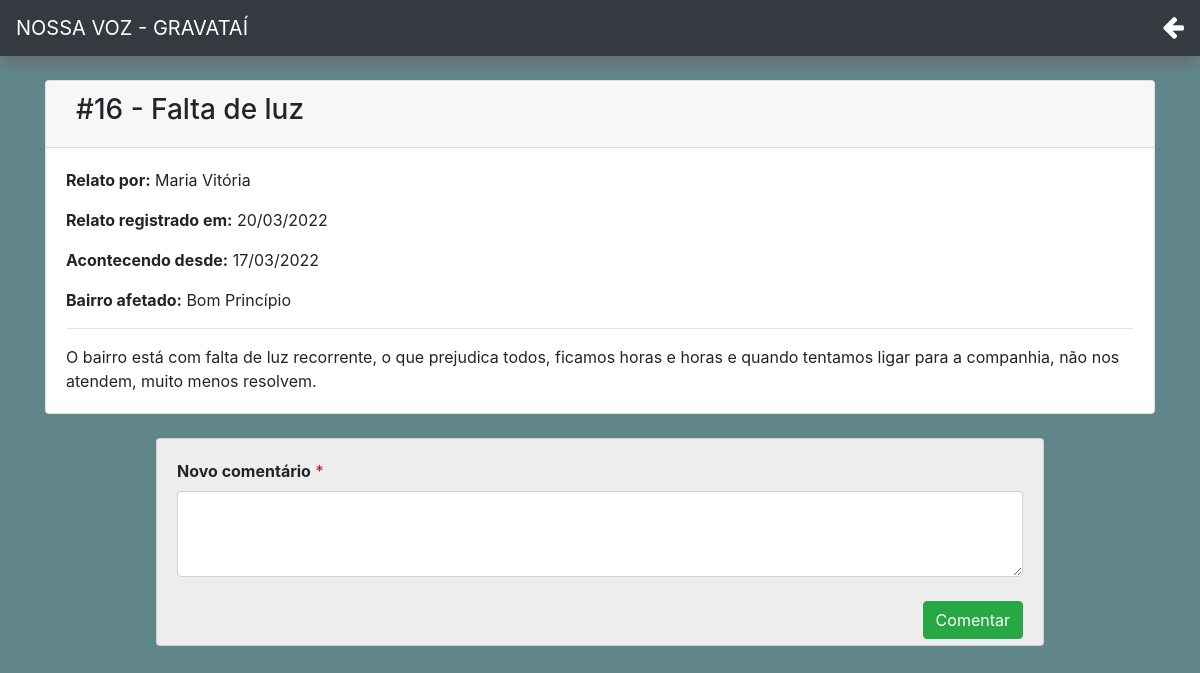
The page /tela/chamado_especifico.php?cod=16 (signed in) on the database its author committed.
### tables this page shows
CREATE TABLE `chamado` (
  `chamado_cod` int(11) NOT NULL,
  `chamado_titulo` varchar(300) NOT NULL,
  `chamado_descricao` longtext NOT NULL,
  `chamado_bairro` mediumtext NOT NULL,
  `chamado_data_relato` date NOT NULL,
  `chamado_data_acontecimento` date NOT NULL,
  `chamado_usuario` int(11) NOT NULL
);

CREATE TABLE `usuario` (
  `usuario_cod` int(11) NOT NULL,
  `usuario_nome` varchar(60) NOT NULL,
  `usuario_email` varchar(100) NOT NULL,
  `usuario_senha` varchar(200) NOT NULL
);

### tela/chamado_especifico.php (the view, shortened to what this page needs)
<?php
	include_once("../php/conexao.php");
	$chamado_cod = $_GET['cod'];
	$select_chamado_especifico = mysqli_query($conexao,"select * from chamado where chamado_cod = $chamado_cod");
	while ($c = $select_chamado_especifico -> fetch_array()) {
		$chamado_cod = $c['chamado_cod'];
		$chamado_titulo = $c['chamado_titulo'];
		$chamado_descricao = $c['chamado_descricao'];
		$chamado_bairro = $c['chamado_bairro'];
		$chamado_data_relato = $c['chamado_data_relato'];
		$chamado_data_acontecimento = $c['chamado_data_acontecimento'];
		$chamado_usuario = $c['chamado_usuario'];
		$select_nome = mysqli_query($conexao,"select * from usuario where usuario_cod = '$chamado_usuario'");
		while ($u = $select_nome -> fetch_array()) {
			$usuario_nome = $u['usuario_nome'];
		}
	}
	?>
<!DOCTYPE html>
<html lang="pt-br" dir="ltr">
	<head>
		<link rel="stylesheet" href="https://stackpath.bootstrapcdn.com/bootstrap/4.5.2/css/bootstrap.min.css"/>
		<link rel="stylesheet" href="../css/feed.css">
		<link rel="stylesheet" href="../css/geral.css">
		<link rel="stylesheet" href="https://cdnjs.cloudflare.com/ajax/libs/font-awesome/4.7.0/css/font-awesome.min.css">
	</head>
	<body>
		<nav class="navbar navbar-expand-lg bg-dark">
			<a class="navbar-brand text-white" href="index.php">NOSSA VOZ - GRAVATAÍ</a>
			<ul class="navbar-nav ml-auto">
				<li class="nav-item">
					<a href="index.php" class="menu text-white icon">
					<i class="fa fa-arrow-left"></i>
					</a>
				</li>
			</ul>
		</nav>
		<br>
		<section>
			<div class="container">
				<div class="card">
					<div class="card-header">
						<div class="d-inline float-left text-black">
							<h3>#<?php echo $chamado_cod ?> - <?php echo $chamado_titulo ?></h3>
						</div>
					</div>
					<div class="card-body">
						<p><b>Relato por:</b><?php echo $usuario_nome	; ?></p>
						<p><b>Relato registrado em:</b> <?php echo date("d/m/Y", strtotime($chamado_data_relato)) ?></p>
						<p><b>Acontecendo desde:</b> <?php echo date("d/m/Y", strtotime($chamado_data_acontecimento)) ?></p>
						<p><b>Bairro afetado:</b> <?php echo $chamado_bairro ?></p>
						<hr>
						<?php echo nl2br($chamado_descricao); ?>
					</div>
				</div>
				<br>
			</div>
			<div class="container">
				<div class="card comentario">
					<form action="../php/comentario/cadastrar_comentario.php" method="post">
						<div class="card-body">
							<label for="chamado_comentario"><b>Novo comentário</b></label> <span class="obrigatorio">*</span><br>
							<textarea name="comentario_descricao" rows="3" cols="60" class="form-control" value="" required></textarea>
							<br>
							<button type="submit" class="btn btn-success float-right">Comentar</button>
							<br>
						</div>
					</form>
				</div>
				<br>
				<br>
			</div>
		</section>
	</body>
</html>

### css/feed.css (style rules this page uses)
body { background-color: #60868a; }
.icon { font-size: 25px; cursor: pointer; border: none; background-color: transparent; outline: none; }
.d-inline { margin-left: 10px; }
.comentario { background-color: #ededed; width: 80%; margin-left: 10%; margin-right: 10%; }

### css/geral.css (style rules this page uses)
.nav-item { padding-left: 15px; }
.obrigatorio { color: red; }
.navbar { box-shadow: -1px 10px 16px -4px rgba(105,107,105,1); }

### rows shown on the page
chamado: chamado_cod "16", chamado_titulo "Falta de luz", chamado_data_relato "20/03/2022", chamado_data_acontecimento "17/03/2022", chamado_bairro "Bom Princípio", chamado_descricao "O bairro está com falta de luz recorrente, o que prejudica todos, ficamos horas e horas e quando tentamos ligar para a companhia, não nos atendem, muito menos resolvem."
usuario: usuario_nome "Maria Vitória"
